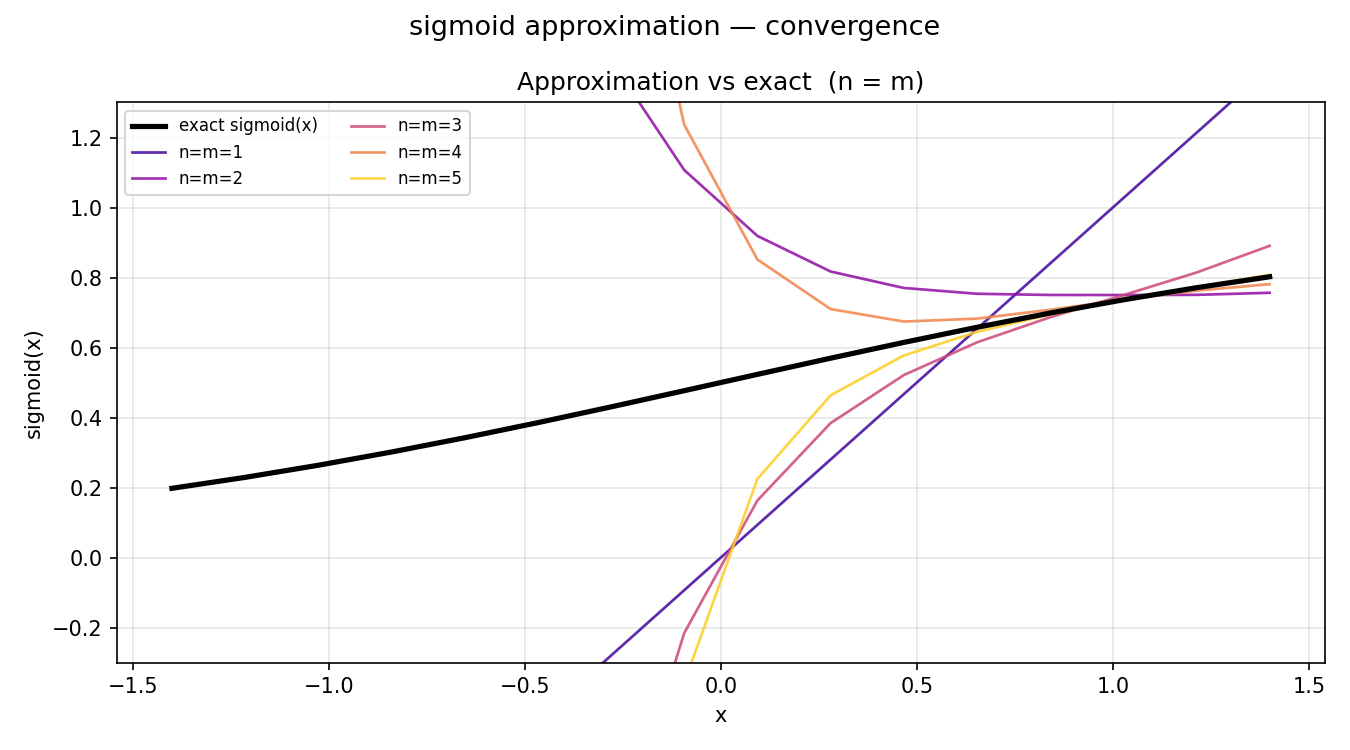

Python code for this plot:
"""
Tests for the sigmoid FHE approximation.

sigmoid(x) = 1/(1+e^{-x}) is approximated in two nested steps:
  1. e^{-x} via degree-n Taylor expansion
  2. 1/(1+u) via degree-m geometric series

We sweep n=m together (labeled "terms") so the x-axis is directly
comparable to tanh_test.py's n_terms axis.

Graphs produced (scales matched to tanh_test.py for slideshow comparison):
  1. Convergence  — approximation curves vs exact sigmoid for each (n=m)
  2. Accuracy     — max |error| vs terms on a shared log scale
  3. Move counts  — add and multiply primitives per sigmoid() call
"""

import numpy as np
import matplotlib.pyplot as plt
from fhelib import Ciphertext
from fhelib.lowlevel.sigmoid import sigmoid
from fhelib.primitives import reset, get_counts

# ── shared constants — match tanh_test.py exactly ────────────────────────────

N_SLOTS      = 16
X_MIN, X_MAX = -1.4, 1.4
COLORS       = plt.cm.plasma(np.linspace(0.1, 0.9, 5))
FIGSIZE_1    = (9, 5)

# ── input ciphertext ──────────────────────────────────────────────────────────

x_vals = np.linspace(X_MIN, X_MAX, N_SLOTS)
exact  = 1 / (1 + np.exp(-x_vals))

ct = Ciphertext(N_SLOTS)
for i, v in enumerate(x_vals):
    ct[i] = v

# ── collect data: n = m swept 1 → 5 ─────────────────────────────────────────

TERMS  = list(range(1, 6))
labels = [f"n=m={p}" for p in TERMS]

print("=" * 55)
print("sigmoid convergence  (|x| ≤ 1.4,  n = m swept 1–5)")
print("=" * 55)
print(f"{'terms':>6}  {'max |err|':>10}  {'mean |err|':>11}")
print("-" * 35)

approx_by_p = {}
max_errors  = []

for p in TERMS:
    approx = np.real(np.array(sigmoid(ct, n=p, m=p)))
    err    = np.abs(approx - exact)
    approx_by_p[p] = approx
    max_errors.append(err.max())
    print(f"  ({p},{p})  {err.max():>10.6f}  {err.mean():>11.6f}")

print()
print("=" * 55)
print("Primitive operation counts per sigmoid() call")
print("=" * 55)
print(f"{'terms':>6}  {'adds':>6}  {'multiplies':>10}  {'total':>7}")
print("-" * 38)

counts_by_p = {}
for p in TERMS:
    reset()
    sigmoid(ct, n=p, m=p)
    c = get_counts()
    counts_by_p[p] = (c["add"], c["multiply"])
    print(f"  ({p},{p})  {c['add']:>6}  {c['multiply']:>10}  {c['add']+c['multiply']:>7}")

# ── Figure 1: convergence (curves vs exact) ───────────────────────────────────

fig, ax = plt.subplots(figsize=FIGSIZE_1)
fig.suptitle("sigmoid approximation — convergence", fontsize=13)

ax.plot(x_vals, exact, "k-", lw=2.5, label="exact sigmoid(x)", zorder=10)
for i, p in enumerate(TERMS):
    ax.plot(x_vals, approx_by_p[p], color=COLORS[i], lw=1.3,
            alpha=0.85, label=f"n=m={p}")

ax.set_xlabel("x")
ax.set_ylabel("sigmoid(x)")
ax.set_title("Approximation vs exact  (n = m)")
ax.set_ylim(-0.3, 1.3)
ax.legend(fontsize=8, ncol=2)
ax.grid(True, alpha=0.3)

plt.tight_layout()
plt.savefig("sigmoid_convergence.png", dpi=150)
plt.show()
print("Saved: sigmoid_convergence.png")

# ── Figure 2: accuracy (max |error| log scale) ────────────────────────────────

fig, ax = plt.subplots(figsize=FIGSIZE_1)
fig.suptitle("sigmoid approximation — accuracy", fontsize=13)

ax.semilogy(TERMS, max_errors, "o-", color="steelblue", lw=2, ms=7)
for p, e in zip(TERMS, max_errors):
    ax.annotate(f"{e:.1e}", (p, e), textcoords="offset points",
                xytext=(0, 8), ha="center", fontsize=7)

ax.set_xticks(TERMS)
ax.set_xticklabels(labels, fontsize=8)
ax.set_xlabel("(n, m)  [n = m]")
ax.set_ylabel("max |error|  (log scale)")
ax.set_title("Max absolute error vs (n, m)")
ax.grid(True, alpha=0.3)

plt.tight_layout()
plt.savefig("sigmoid_accuracy.png", dpi=150)
plt.show()
print("Saved: sigmoid_accuracy.png")

# ── Figure 3: move counts ─────────────────────────────────────────────────────

adds   = [counts_by_p[p][0] for p in TERMS]
mults  = [counts_by_p[p][1] for p in TERMS]
totals = [a + m for a, m in zip(adds, mults)]

fig, ax = plt.subplots(figsize=FIGSIZE_1)
fig.suptitle("Primitive operations per sigmoid() call", fontsize=13)

x_pos = np.arange(len(TERMS))
width = 0.35
bars_add  = ax.bar(x_pos - width / 2, adds,  width, label="add",      color="steelblue")
bars_mult = ax.bar(x_pos + width / 2, mults, width, label="multiply",  color="coral")

for bar, val in zip(bars_add, adds):
    ax.text(bar.get_x() + bar.get_width() / 2, bar.get_height() + 0.3,
            str(val), ha="center", va="bottom", fontsize=8)
for bar, val in zip(bars_mult, mults):
    ax.text(bar.get_x() + bar.get_width() / 2, bar.get_height() + 0.3,
            str(val), ha="center", va="bottom", fontsize=8)

ax.plot(x_pos, totals, "k^--", lw=1.5, ms=7, label="total", zorder=5)

ax.set_xticks(x_pos)
ax.set_xticklabels(labels)
ax.set_xlabel("(n, m)  [n = m]")
ax.set_ylabel("operation count")
ax.legend()
ax.grid(True, axis="y", alpha=0.3)

plt.tight_layout()
plt.savefig("sigmoid_ops.png", dpi=150)
plt.show()
print("Saved: sigmoid_ops.png")
